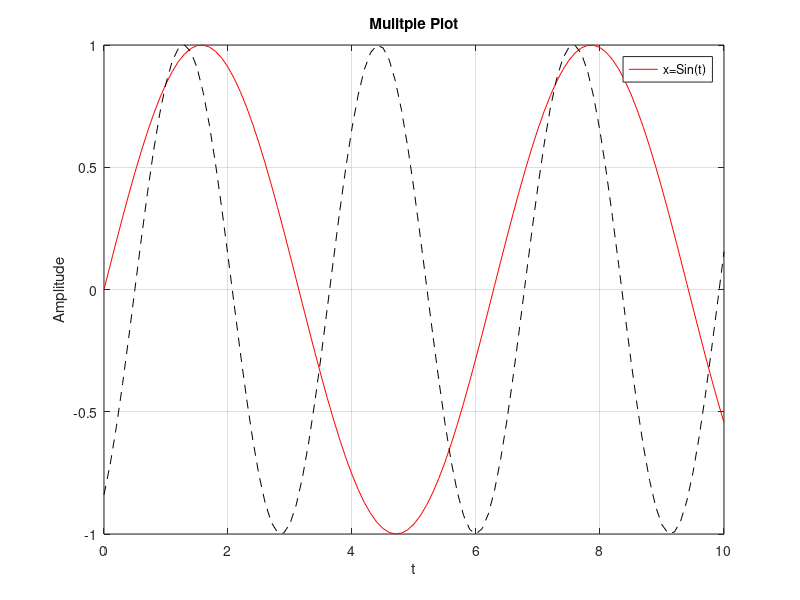

The MATLAB script that drew this image:
clear all; %clear area workspace
clc; % clear screen pada command window, 
%tetapi pada area workspace tidak akan hilang data/variabel yang memiliki nilai

t=0:0.1:10;
x=sin(t);
z=cos((2*t)+10); %fungsi z memiliki persamaan 2*t untuk memberikan
%kelebihan nilai dan tidak bertumpuk dengan sinyal x, +10 merupakan asumsi
%pergeseran fasa pada sinyal (phase different)

plot(t,x,'r-')
hold on %---> Menahan sinyal x agar tidak tertimpa dengan graph sinyal Z
plot(t,z,'k--')
title('Mulitple Plot')
xlabel('t'),ylabel('Amplitude')
grid
legend('x=Sin(t)'),
('y=cos(t)'),('z=cos(2*t+10)')
hold off;